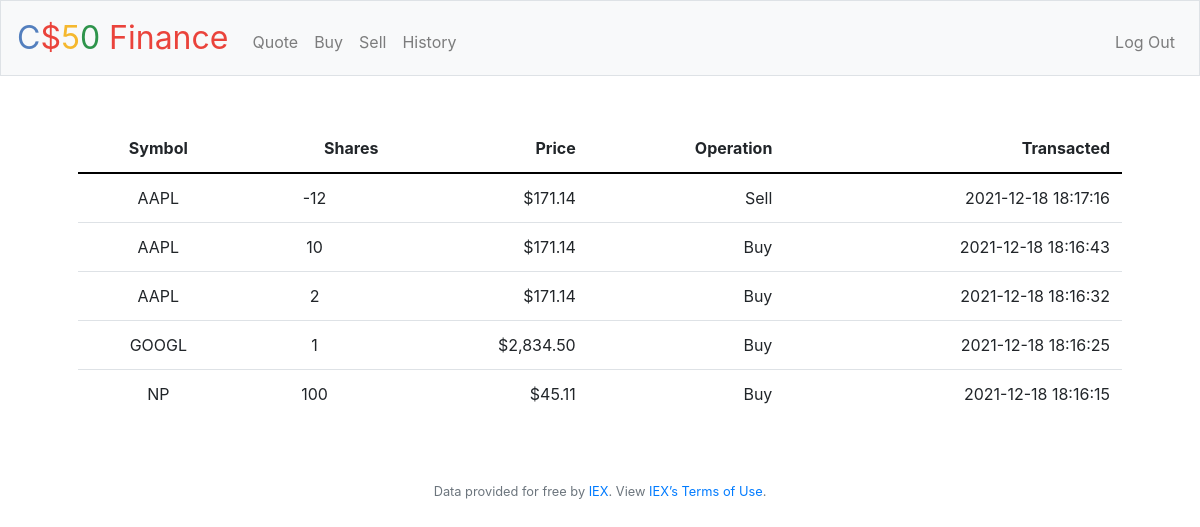
Screenshot of /history (signed in) with the database file from the repository.
### tables this page shows
CREATE TABLE 'transactions' ('id' integer PRIMARY KEY AUTOINCREMENT NOT NULL, 'symbol' varchar(10), 'price' integer, 'user_id' integer,'operation_date' timestamp, 'shares' INTEGER, 'operation_type' varchar(4));

### application.py (the view)
@app.route("/history")
@login_required
def history():
    user_id = session["user_id"]
    operations = db.execute("SELECT * FROM transactions WHERE user_id = ? ORDER BY operation_date DESC", user_id)
    return render_template("history.html", operations=operations)

### application.py (called while the page is built)
@app.after_request
def after_request(response):
    response.headers["Cache-Control"] = "no-cache, no-store, must-revalidate"
    response.headers["Expires"] = 0
    response.headers["Pragma"] = "no-cache"
    return response

### helpers.py (called while the page is built)
def login_required(f):
    @wraps(f)
    def decorated_function(*args, **kwargs):
        if session.get("user_id") is None:
            return redirect("/login")
        return f(*args, **kwargs)
    return decorated_function

def usd(value):
    return f"${value:,.2f}"

### templates/history.html (shortened to what this page needs)
{% extends "layout.html" %}
{% block main %}
    <table class="table">
        <thead>
            <tr>
                <th class="text-start">Symbol</th>
                <th class="text-end">Shares</th>
                <th class="text-end">Price</th>
                <th class="text-end">Operation</th>
                <th class="text-end">Transacted</th>
            </tr>
        </thead>
       <tbody>
            {% for operation in operations %}
                <tr>
                    <td class="text-start">{{ operation.symbol }}</td>
                    <td class="text-start">{{ operation.shares }}</td>
                    <td class="text-end">{{ operation.price | usd }}</td>
                    <td class="text-end">{{ operation.operation_type }}</td>
                    <td class="text-end">{{ operation.operation_date }}</td>
                </tr>
            {% endfor%}
        </tbody>
    </table>
{% endblock %}

### static/styles.css (style rules this page uses)
.text-end { text-align: right; }
.table>:not(:first-child) { border-top: 2px solid #000; }
tbody, td, tfoot, th, thead, tr { border-color: inherit; border-style: solid; border-width: 0; }
.table th { border-top: 0; border-bottom: 2px solid #000 !important; }

### rows the page displays
transactions: symbol "AAPL", shares "-12", price "$171.14", operation_type "Sell", operation_date "2021-12-18 18:17:16"
transactions: symbol "AAPL", shares "10", price "$171.14", operation_type "Buy", operation_date "2021-12-18 18:16:43"
transactions: symbol "AAPL", shares "2", price "$171.14", operation_type "Buy", operation_date "2021-12-18 18:16:32"
transactions: symbol "GOOGL", shares "1", price "$2,834.50", operation_type "Buy", operation_date "2021-12-18 18:16:25"
transactions: symbol "NP", shares "100", price "$45.11", operation_type "Buy", operation_date "2021-12-18 18:16:15"
